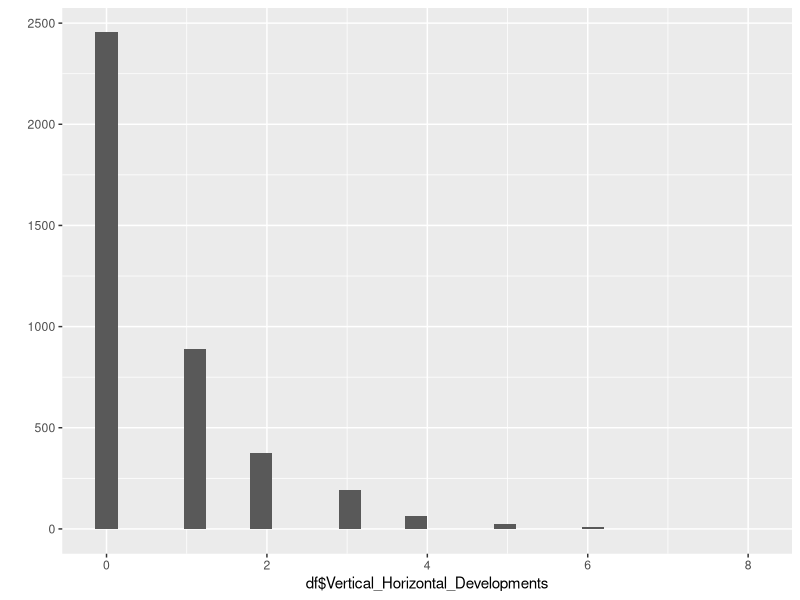
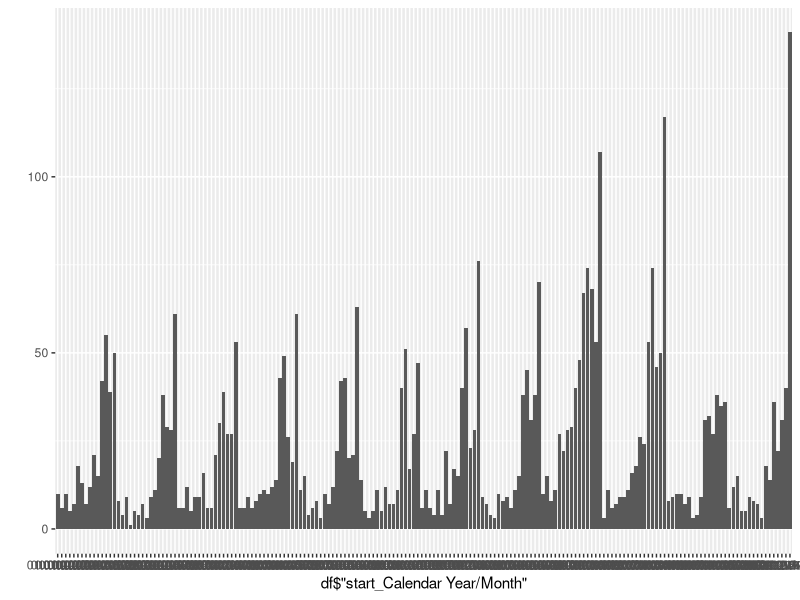
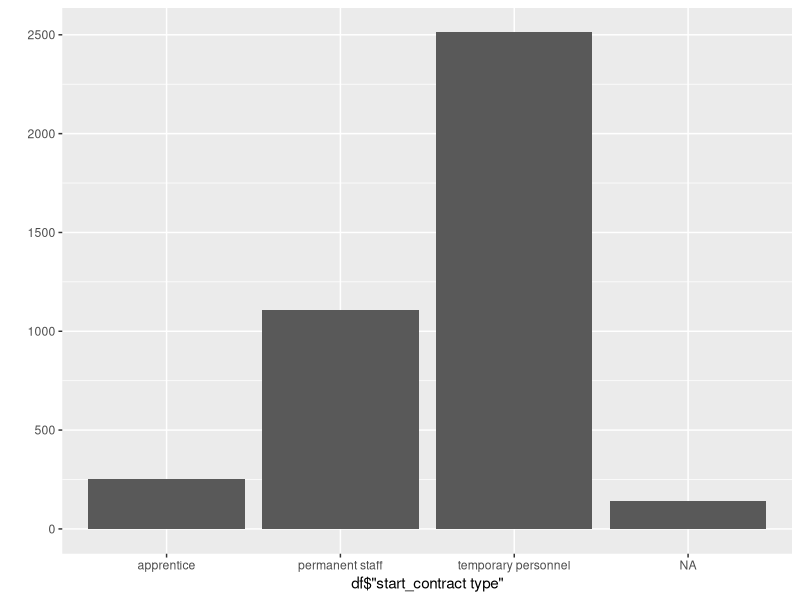
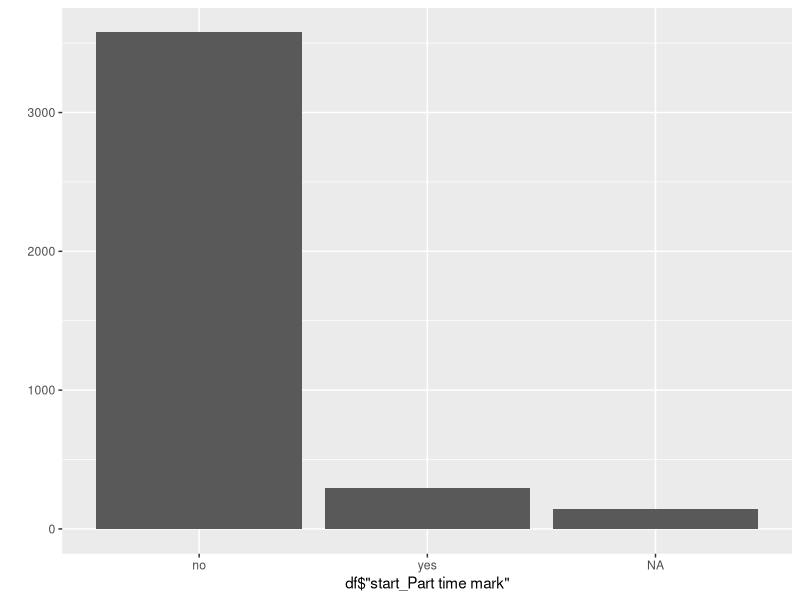
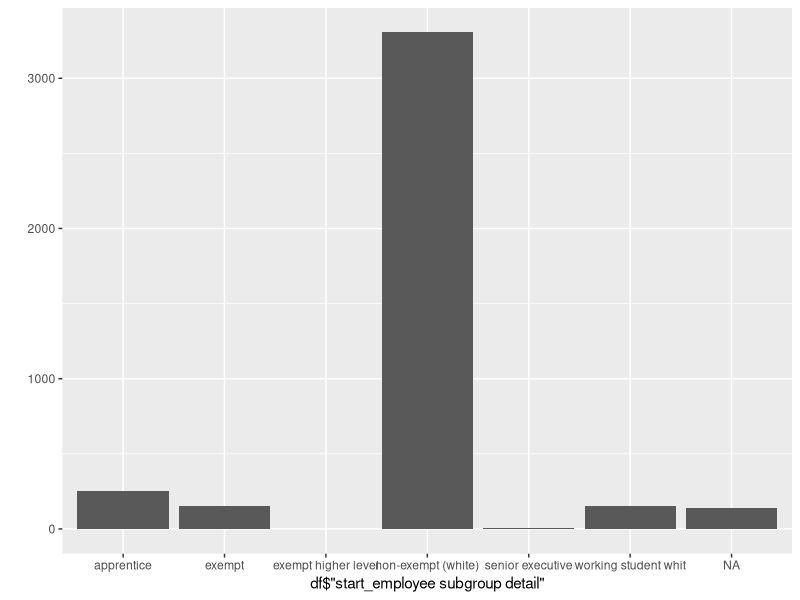
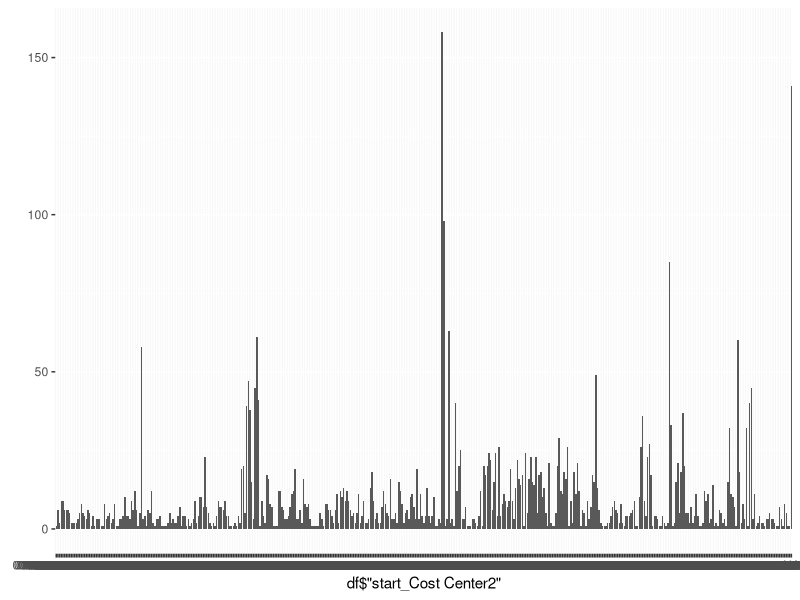
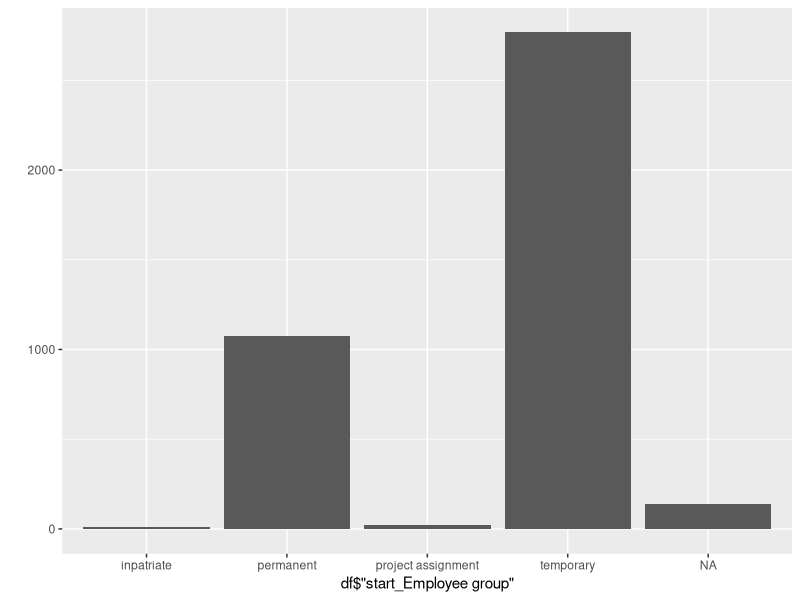
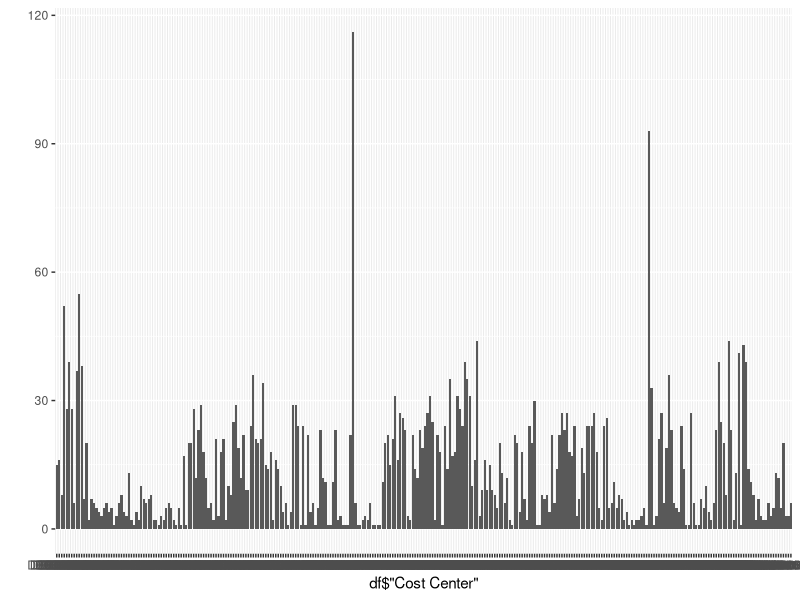

The R source for these figures, in order:
## ---- chunk 1
library(readxl)
library(ggplot2)

df <- read_xlsx("20211209_raw_dataset.xlsx")
View(df)

## ---- chunk 2
unique(df$Vertical_Horizontal_Developments)
summary(df$Vertical_Horizontal_Developments)
sum(is.na(df$Vertical_Horizontal_Developments))
qplot(df$Vertical_Horizontal_Developments)
## ---- chunk 3
unique(df$'start_Calendar Year/Month')
summary(df$'start_Calendar Year/Month')
sum(is.na(df$'start_Calendar Year/Month'))
qplot(df$'start_Calendar Year/Month')
#hier nach Jahren und eventuell Monaten splitten, dann könnte man ne Abhängigkeit zeigen, dass z.B. Menschen die Monat Januar anfangen schneller aussteigen als im März :D
## ---- chunk 4
unique(df$'start_contract type')
summary(df$'start_contract type')
sum(is.na(df$'start_contract type'))
qplot(df$'start_contract type')
## ---- chunk 5
unique(df$'start_Part time mark')
summary(df$'start_Part time mark')
sum(is.na(df$'start_Part time mark'))
qplot(df$'start_Part time mark')
## ---- chunk 6
df$`start_Part time mark` <- NULL
## ---- chunk 7
unique(df$'start_employee subgroup detail')
summary(df$'start_employee subgroup detail')
sum(is.na(df$'start_employee subgroup detail'))
qplot(df$'start_employee subgroup detail')
## ---- chunk 8
df$`start_employee subgroup detail` <- NULL
## ---- chunk 9
unique(df$'start_Cost Center2')
summary(df$'start_Cost Center2')
sum(is.na(df$'start_Cost Center2'))
qplot(df$'start_Cost Center2')
## ---- chunk 10
df$`start_Cost Center2` <- NULL
## ---- chunk 11
unique(df$'start_Employee group')
summary(df$'start_Employee group')
sum(is.na(df$'start_Employee groupl'))
qplot(df$'start_Employee group')
## ---- chunk 12
unique(df$'Cost Center')
summary(df$'Cost Center')
sum(is.na(df$'Cost Center'))
qplot(df$'Cost Center')
## ---- chunk 13
df$`Cost Center` <- NULL
## ---- chunk 14
df$`Cost Center` <- NULL
## ---- chunk 15
unique(df$'decrease_Category')
summary(df$'decrease_Category')
sum(is.na(df$'decrease_Category'))
qplot(df$'decrease_Category')
## ---- chunk 16
unique(df$'decrease_Sub-category')
summary(df$'decrease_Sub-category')
sum(is.na(df$'decrease_Sub-category'))
qplot(df$'decrease_Sub-category')
## ---- chunk 17
unique(df$'decrease_SDU Name for ExR')
summary(df$'decrease_SDU Name for ExR')
sum(is.na(df$'decrease_SDU Name for ExR'))
qplot(df$'decrease_SDU Name for ExR')
## ---- chunk 18
unique(df$'decrease_SDU')
summary(df$'decrease_SDU')
sum(is.na(df$'decrease_SDU'))
qplot(df$'decrease_SDU')
## ---- chunk 19
df$decrease_SDU <- NULL
## ---- chunk 20
unique(df$'decrease_Service Stream')
summary(df$'decrease_Service Stream')
sum(is.na(df$'decrease_Service Stream'))
qplot(df$'decrease_Service Stream')
## ---- chunk 21
unique(df$'start_Category')
summary(df$'start_Category')
sum(is.na(df$'start_Category'))
qplot(df$'start_Category')
## ---- chunk 22
unique(df$'start_Sub-category')
summary(df$'start_Sub-category')
sum(is.na(df$'start_Sub-category'))
qplot(df$'start_Sub-category')
## ---- chunk 23
unique(df$'start_SDU Name for ExR')
summary(df$'start_SDU Name for ExR')
sum(is.na(df$'start_SDU Name for ExR'))
qplot(df$'start_SDU Name for ExR')
## ---- chunk 24
unique(df$'start_SDU')
summary(df$'start_SDU')
sum(is.na(df$'start_SDU'))
qplot(df$'start_SDU')
## ---- chunk 25
df$start_SDU <- NULL
## ---- chunk 26
unique(df$'start_Service Stream')
summary(df$'start_Service Stream')
sum(is.na(df$'start_Service Stream'))
qplot(df$'start_Service Stream')
